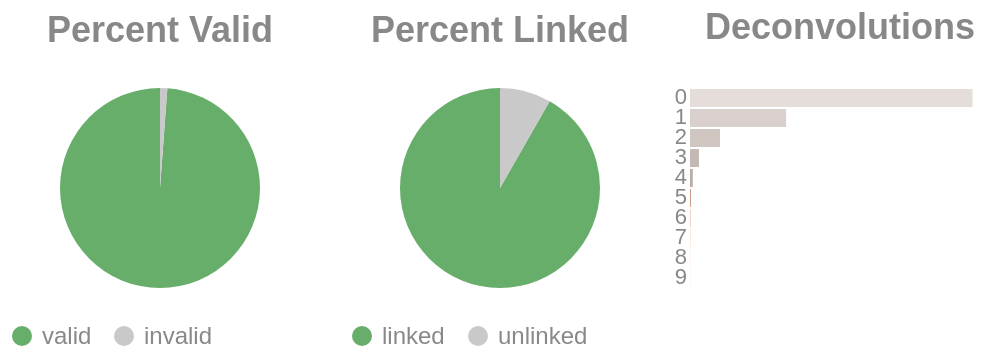

The cell this chart's notebook holds for it:
### Code cell
if SKIPLR:
    pass
else:
    clash = Counter()
    for i in valids['molecule'].to_list():
        _mol = i.split("-")
        if len(_mol) == 1:
            clash.update('0')
        else:
            clash.update(_mol[-1])

    _d = {"deconvolutions": [], 'count': []}
    for k,v in clash.items():
        _d['deconvolutions'].append(k)
        _d['count'].append(v)

    tot_valid = valids['reads'].sum()
    mask = valids['reads'] >= 2
    n_linked_reads = valids.filter(mask)['reads'].sum()
    if n_linked_reads == 0:
        print_html("No linked molecules (>=2 reads) were detected; linked-read metrics will not be reported.")
        SKIPLR = True
    else:
        perc_valid = round(tot_valid / n_reads, 4)
        linked_perc_abs = round(n_linked_reads / n_reads, 4)
        linked_perc = round(n_linked_reads / tot_valid, 4)

    _valid = pl.DataFrame({"valids": ['valid', 'invalid'], "count": [tot_valid, n_reads - tot_valid]})
    _linked_abs = pl.DataFrame({"linked (absolute)": ['linked', 'unlinked'], "count": [n_linked_reads, n_reads - n_linked_reads]})

    (
        alt.hconcat(
            piechart(_valid, goodval = 'valid', title = "Percent Valid"),
            piechart(_linked_abs, goodval = "linked", title =  "Percent Linked"),
            convolutionbar(pl.DataFrame(_d), title = "Deconvolutions"),
            center = True,
            bounds = 'flush'
        )
        .resolve_scale(color='independent')
        .resolve_legend('independent')
        .properties(usermeta={'embedOptions': {"actions": False}})
    ).display()

### Figure 1 — Vega-Lite specification as saved in the notebook (floating-point values rounded to 4 significant figures)
{"width": "container", "height": 400, "config": {"title": {"anchor": "start", "dy": -15, "fontSize": 18, "color": "#888888", "subtitleColor": "#888888", "subtitleFontSize": 14}, "arc": {"fill": "#0072B2"}, "axis": {"domainColor": "#888888", "domainWidth": 0.5, "gridWidth": 0.2, "grid": false, "titleFontWeight": 400, "titleFontSize": 15, "labelFontSize": 11, "labelColor": "#888888", "tickColor": "#888888", "tickWidth": 0.2, "titleColor": "#888888"}, "axisBand": {"grid": false}, "axisX": {"grid": true, "tickSize": 10, "domainCap": "round"}, "axisY": {"domain": false, "grid": true, "tickSize": 0, "domainCap": "round"}, "background": "transparent", "header": {"labelFontSize": 15, "labelColor": "#888888", "titleFontSize": 15, "titleFontWeight": 600, "titleColor": "#888888"}, "legend": {"labelFont": "sans-serif", "labelFontSize": 12, "labelColor": "#888888", "symbolSize": 100, "symbolType": "circle", "titleFontSize": 12, "titlePadding": 10, "titleColor": "#888888", "title": null}, "range": {"category": ["#E69F00", "#56B4E9", "#009E73", "#F0E442", "#0072B2", "#D55E00", "#CC79A7", "#000000"], "diverging": ["#cfe8f3", "#a2d4ec", "#73bfe2", "#46abdb", "#1696d2", "#12719e"]}, "area": {"fill": "#0072B2", "fillOpacity": 0.7, "line": true, "strokeOpacity": 0.7}, "line": {"color": "#0072B2", "stroke": "#0072B2", "strokeWidth": 2}, "trail": {"color": "#0072B2", "stroke": "#0072B2", "strokeWidth": 0, "size": 1}, "point": {"filled": true, "fillOpacity": 1.0, "size": 95}, "text": {"color": "#888888", "fontSize": 11, "align": "right", "fontWeight": 400, "size": 11}, "bar": {"fill": "#0072B2", "stroke": null}, "view": {"stroke": null, "continuousWidth": 660, "continuousHeight": 400}}, "hconcat": [{"data": {"name": "data-2aad1baa2f0f106ea718f5dab963eb14"}, "mark": {"type": "arc"}, "encoding": {"color": {"field": "valids", "legend": {"orient": "bottom", "title": null}, "scale": {"domain": ["valid", "invalid"], "range": ["#68ae6b", "#C9C9C9"]}, "title": "Valids", "type": "nominal"}, "theta": {"field": "count", "type": "quantitative"}, "tooltip": [{"field": "valids", "title": "Valids", "type": "ordinal"}, {"field": "percent", "format": ".2%", "title": "Percent", "type": "quantitative"}, {"field": "count", "title": "Count", "type": "quantitative"}]}, "height": 100, "title": {"text": "Percent Valid", "align": "center", "anchor": "middle"}, "transform": [{"calculate": "datum.count / 112517631", "as": "percent"}], "width": 150}, {"data": {"name": "data-69119a2330535bb84574c4a17cabf24c"}, "mark": {"type": "arc"}, "encoding": {"color": {"field": "linked (absolute)", "legend": {"orient": "bottom", "title": null}, "scale": {"domain": ["linked", "unlinked"], "range": ["#68ae6b", "#C9C9C9"]}, "title": "Linked (Absolute)", "type": "nominal"}, "theta": {"field": "count", "type": "quantitative"}, "tooltip": [{"field": "linked (absolute)", "title": "Linked (Absolute)", "type": "ordinal"}, {"field": "percent", "format": ".2%", "title": "Percent", "type": "quantitative"}, {"field": "count", "title": "Count", "type": "quantitative"}]}, "height": 100, "title": {"text": "Percent Linked", "align": "center", "anchor": "middle"}, "transform": [{"calculate": "datum.count / 112517631", "as": "percent"}], "width": 150}, {"data": {"name": "data-e5f3e2bc58dbc0c792929a1001cfbbb4"}, "mark": {"type": "bar"}, "encoding": {"color": {"field": "deconvolutions", "legend": null, "scale": {"scheme": "lightgreyred"}, "type": "nominal"}, "tooltip": [{"field": "deconvolutions", "title": "Deconvolutions", "type": "ordinal"}, {"field": "percent", "format": ".2%", "title": "Percent", "type": "quantitative"}, {"field": "count", "title": "Count", "type": "quantitative"}], "x": {"axis": null, "field": "count", "type": "quantitative"}, "y": {"field": "deconvolutions", "sort": "ascending", "title": null, "type": "nominal"}}, "height": 100, "title": {"text": "Deconvolutions", "align": "center", "anchor": "middle"}, "transform": [{"calculate": "datum.count / 19694589", "as": "percent"}], "width": 150}], "bounds": "flush", "center": true, "resolve": {"legend": {"angle": "independent"}, "scale": {"color": "independent"}}, "usermeta": {"embedOptions": {"actions": false}}, "$schema": "https://vega.github.io/schema/vega-lite/v6.4.1.json", "datasets": {"data-2aad1baa2f0f106ea718f5dab963eb14": [{"valids": "valid", "count": 111197657}, {"valids": "invalid", "count": 1319974}], "data-69119a2330535bb84574c4a17cabf24c": [{"linked (absolute)": "linked", "count": 103218007}, {"linked (absolute)": "unlinked", "count": 9299624}], "data-e5f3e2bc58dbc0c792929a1001cfbbb4": [{"deconvolutions": "0", "count": 13186003}, {"deconvolutions": "1", "count": 4485603}, {"deconvolutions": "2", "count": 1399438}, {"deconvolutions": "3", "count": 421273}, {"deconvolutions": "4", "count": 130858}, {"deconvolutions": "5", "count": 43940}, {"deconvolutions": "6", "count": 16289}, {"deconvolutions": "7", "count": 6689}, {"deconvolutions": "8", "count": 2989}, {"deconvolutions": "9", "count": 1507}]}}
